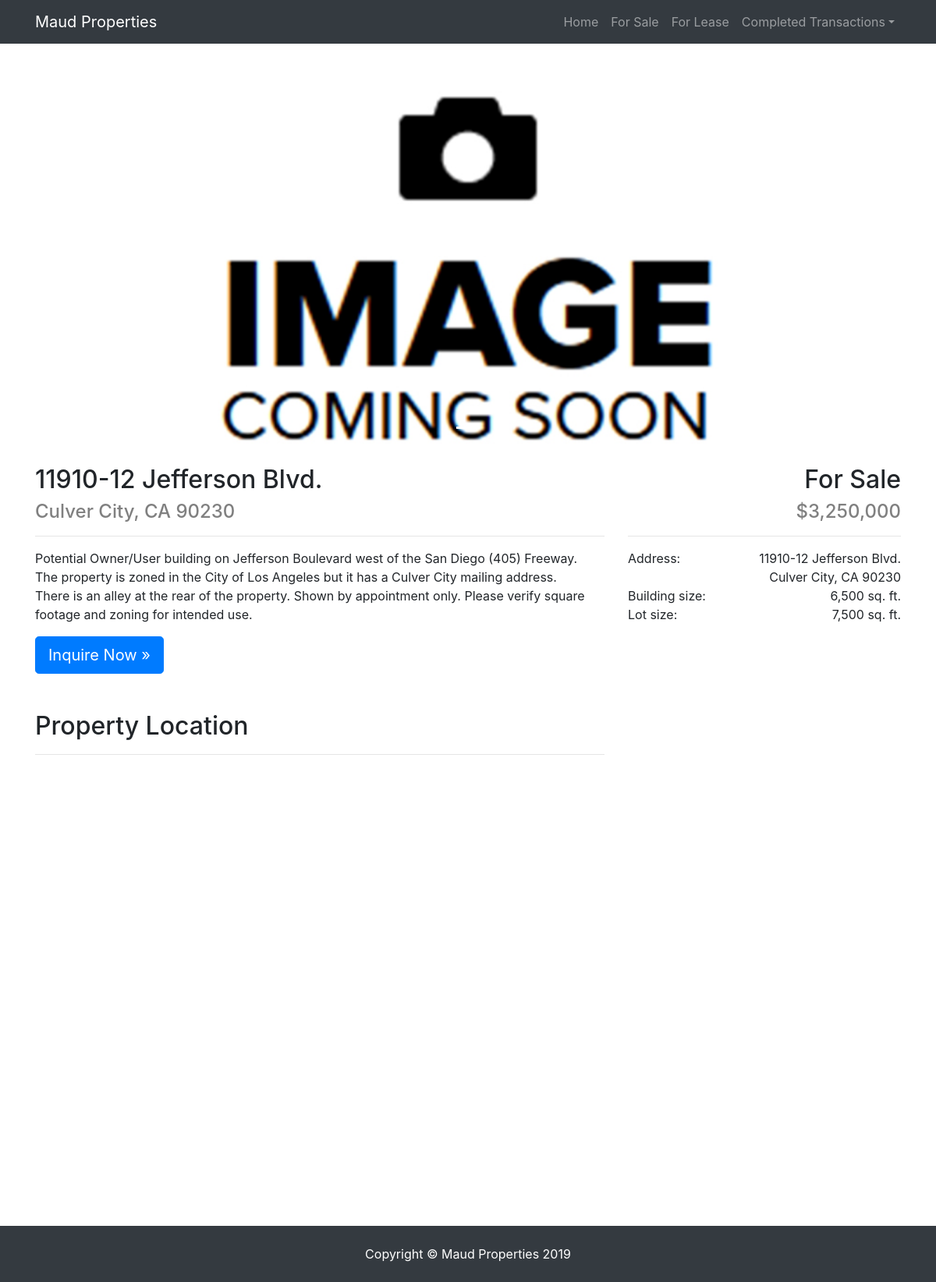
Screenshot of /sale/45 with the database file from the repository.
### sale/models.py (models this page shows)
class Listing(models.Model):
    address = models.CharField(max_length=200)
    city = models.CharField(max_length=50, default='Culver City')
    zipcode = models.DecimalField(max_digits=5, decimal_places=0, default=0)
    longitude = models.DecimalField(max_digits=10, decimal_places=7, default=0)
    latitude = models.DecimalField(max_digits=10, decimal_places=7, default=0)
    price = models.IntegerField(default=0, blank=True)
    lot_size = models.IntegerField(default=0, blank=True)
    building_size = models.IntegerField(default=0, blank=True)
    completed = models.BooleanField(default=False, blank=True)
    in_escrow = models.BooleanField(default=False, blank=True)
    property_type = models.CharField(max_length=40, default="Owner/User", blank=True)
    completion_date = models.DateField(auto_now=False, auto_now_add=True, blank=True)
    description = models.CharField(max_length=400, blank=True)
    main_image = models.ImageField(upload_to='images/', blank=True)
    main_image_description = models.CharField(max_length=100, blank=True)
    flier = models.FileField(upload_to='fliers/', blank=True)
    rank = models.IntegerField(default=1)
    def footage(self):
        return "sq. ft."
    def __str__(self):
        return self.address
    class Meta:
        abstract=True

class Sale(Listing):
    in_escrow = models.BooleanField(default=False, blank=True)
    featured = models.BooleanField(default=False, blank=True)
    def priceAddOn(self):
        return ""

### sale/views.py (the view)
# urls.py: path('<int:Sale_id>', views.sales, name='sale'),
def sales(request, Sale_id):
    if 'GOOGLE_API_KEY' in os.environ:
        GOOGLE_API_KEY = os.environ['GOOGLE_API_KEY']
    else:
        GOOGLE_API_KEY = config('GOOGLE_API_KEY')
    try:
        req_sale = Sale.objects.get(pk=Sale_id)
    except Sale.DoesNotExist:
        raise Http404("Sale listing does not exist.")
    context = {
        'sale': req_sale,
        'page': 'Sale',
        'complete': 'Sold',
        'GOOGLE_API_KEY': GOOGLE_API_KEY,
        'images': getSalePictures(Sale_id),
        'lat': req_sale.latitude,
        'lng': req_sale.longitude,
    }
    return render(request, 'sale/sale.html', context)

### sale/views.py (called while the page is built)
def getSalePictures(prop_id):
    return Sale.objects.get(pk=prop_id).images.all()

### sale/templates/sale/sale.html (shortened to what this page needs)
<!DOCTYPE html>
<html lang="en">
<head>
  <link href="https://stackpath.bootstrapcdn.com/bootstrap/4.3.1/css/bootstrap.min.css" rel="stylesheet">
  {% load static %}
  <link href="{% static "home/main.css"%}" rel="stylesheet">
  <link href="{% static "sale/main.css"%}" rel="stylesheet">
  <link href="{% static "home/business.css"%}" rel="stylesheet">
  {% load humanize %}
</head>
<body>
<div id="nav-placeholder">
    {% include "home/nav.html" %}
</div>
<header>
    <div id="carouselIndicators" class="carousel slide" data-ride="carousel">
    <ol class="carousel-indicators">
        <li data-target="#carouselIndicators" data-slide-to="0" class="active"></li>
    </ol>
    <div class="carousel-inner" role="listbox">
        <div class="carousel-item active" style="background-image: url('{{sale.main_image.url}}')">
            <div class="carousel-caption d-none d-md-block">
            </div>
        </div>
    </div>
    <a class="carousel-control-prev" href="#carouselIndicators" role="button" data-slide="prev">
        <span class="carousel-control-prev-icon" aria-hidden="true"></span>
    </a>
    <a class="carousel-control-next" href="#carouselIndicators" role="button" data-slide="next">
        <span class="carousel-control-next-icon" aria-hidden="true"></span>
    </a>
    </div>
</header>
<div class="container">
    <div style="margin-top: 20px;" class="row">
        <div class="col-md-8 mb-5">
            <h2>{{sale.address}}</h2>
            <h4>{{sale.city}}, CA {{sale.zipcode}}</h4>
            <hr>
            <div style="padding-right: 20px;">
                <p align="left">{{sale.description}}</p>
            </div>
            <a class="btn btn-primary btn-lg" href="mailto:smaudlin@maudproperties.com?Subject=Inquiry%20Regarding%20{{sale.address}}">Inquire Now &raquo;</a>
        </div>
        <div class="col-md-4 mb-5">
            <div class="detail-head">
                {% if not sale.completed %}
                    <h2>For {{page}}</h2>
                    <h4>${{sale.price|intcomma}}{{sale.priceAddOn}}</h4>
                {% else %}
                    <h4>&nbsp;</h4>
                    <h2>{{complete}}</h4>
                {% endif %}
            </div>
            <hr>
            <div>
                <span class="left">Address:</span>
                <a>
                    <span class="right">{{sale.address}}</span>
                    <br>
                    <span class="right">{{sale.city}}, CA {{sale.zipcode}}</span>
                </a>
                <br>
                <span class="left">Building size:</span><span class="right">{{sale.building_size|intcomma}} {{sale.footage}}</span>
                <br>
                <span class="left">Lot size:</span><span class="right">{{sale.lot_size|intcomma}} {{sale.footage}}</span>
                <br>
            </div>
        </div>
    </div>
    <div class="row">
        <div class="col-md-8 mb-5">
            <h2>Property Location</h2>
            <hr>
            <div style="width: 100%; height: 540px;" id="map"></div>
        </div>
    </div>
</div>
    <div id="nav-placeholder">
        {% include "home/foot.html" %}
    </div>
</body>
</html>

### home/static/home/main.css (style rules this page uses)
body { padding-top: 56px; }

### sale/static/sale/main.css (style rules this page uses)
h4 { color: grey; }
.detail-head { text-align: right; }
.left { float: left; }
.right { float: right; }

### home/static/home/business.css (style rules this page uses)
body { padding-top: 56px !important; }
.carousel-item { height: 65vh; min-height: 300px; background: no-repeat center center scroll; -webkit-background-size: cover; -moz-background-size: cover; -o-background-size: cover; background-size: cover; }

### rows the page displays
Sale: main_image (picture), address "11910-12 Jefferson Blvd.", city "Culver City", zipcode "90230", description "Potential Owner/User building on Jefferson Boulevard west of the San Diego (405) Freeway. The property is zoned in the City of Los Angeles but it has a Culver City mailing address. There is an alley at the rear of the property. Shown by appointment only. Please verify square footage and zoning for intended use.", price "3,250,000", building_size "6,500", footage "sq. ft.", lot_size "7,500"

### other values shown
{{ page }} "Sale"
